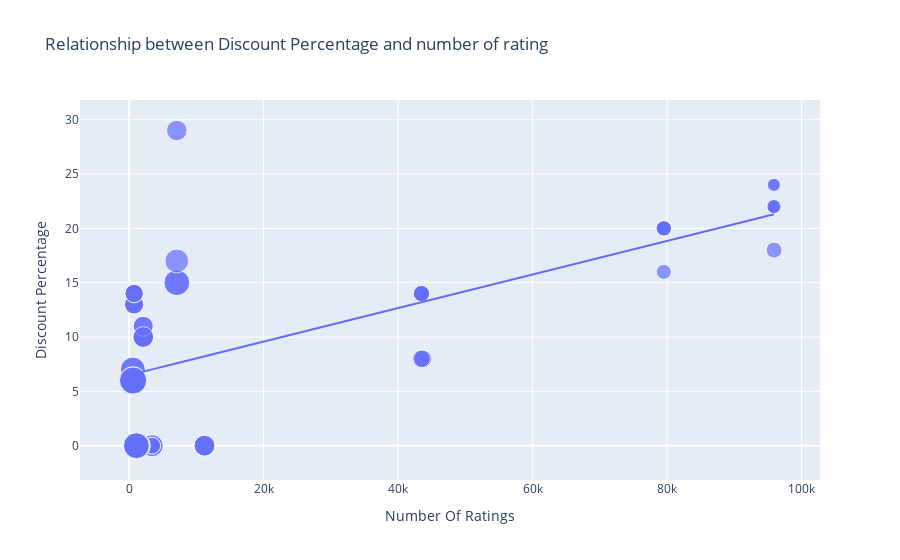

Notebook source saved alongside this figure:
### Code cell
iphones = highest_rated['Product Name'].value_counts()
labels = iphones.index
counts = highest_rated['Number Of Reviews']
figure3  = px.scatter(data_frame=df,x ='Number Of Ratings',y = 'Discount Percentage',size='Sale Price',trendline = 'ols',title="Relationship between Discount Percentage and number of rating")


figure3.show()

### Figure 1 — Plotly figure (JSON) as saved in the notebook; plotly's stock layout.template omitted (floating-point values rounded to 4 significant figures)
{"data": [{"hovertemplate": "Number Of Ratings=%{x}<br>Discount Percentage=%{y}<br>Sale Price=%{marker.size}<extra></extra>", "legendgroup": "", "marker": {"color": "#636efa", "size": [49900, 84900, 84900, 77000, 77000, 49900, 49900, 77000, 89900, 41999, 39999, 41999, 41999, 41999, 131900, 117100, 131900, 117100, 74999, 117900, 117100, 117900, 99900, 44999, 140900, 130900, 64900, 120900, 59900, 75900, 110900, 130900, 120900, 64900, 64900, 75900, 75900, 120900, 59900, 120900, 75900, 140900, 70900, 70900, 75900, 59900, 110900, 120900, 130900, 130900, 54999, 54999, 29999, 34999, 34999, 34999, 54999, 29999, 46999, 46999, 46999, 46999], "sizemode": "area", "sizeref": 352.2, "symbol": "circle"}, "mode": "markers", "name": "", "orientation": "v", "showlegend": false, "type": "scatter", "x": [3431, 3431, 3431, 11202, 11202, 3431, 3431, 11202, 1454, 79512, 79512, 79582, 79512, 79512, 1078, 1078, 1078, 1078, 7088, 7088, 1078, 7088, 7081, 95909, 542, 580, 740, 545, 740, 2101, 545, 580, 580, 730, 730, 2101, 2101, 580, 740, 580, 2092, 545, 2101, 2092, 2101, 740, 545, 580, 580, 580, 43707, 43707, 95807, 95909, 95807, 95909, 43470, 95909, 43470, 43470, 43470, 43470], "xaxis": "x", "y": [0, 0, 0, 0, 0, 0, 0, 0, 0, 20, 16, 20, 20, 20, 0, 0, 0, 0, 29, 15, 0, 15, 17, 18, 6, 6, 13, 6, 14, 10, 7, 6, 6, 13, 13, 10, 10, 6, 14, 6, 10, 6, 11, 11, 10, 14, 7, 6, 6, 6, 8, 8, 24, 22, 22, 22, 8, 24, 14, 14, 14, 14], "yaxis": "y"}, {"hovertemplate": "<b>OLS trendline</b><br>Discount Percentage = 0.000154292 * Number Of Ratings + 6.49233<br>R<sup>2</sup>=0.468988<br><br>Number Of Ratings=%{x}<br>Discount Percentage=%{y} <b>(trend)</b><extra></extra>", "legendgroup": "", "marker": {"color": "#636efa", "symbol": "circle"}, "mode": "lines", "name": "", "showlegend": false, "type": "scatter", "x": [542, 545, 545, 545, 545, 580, 580, 580, 580, 580, 580, 580, 580, 730, 730, 740, 740, 740, 740, 1078, 1078, 1078, 1078, 1078, 1454, 2092, 2092, 2101, 2101, 2101, 2101, 2101, 3431, 3431, 3431, 3431, 3431, 7081, 7088, 7088, 7088, 11202, 11202, 11202, 43470, 43470, 43470, 43470, 43470, 43707, 43707, 79512, 79512, 79512, 79512, 79582, 95807, 95807, 95909, 95909, 95909, 95909], "xaxis": "x", "y": [6.576, 6.576, 6.576, 6.576, 6.576, 6.582, 6.582, 6.582, 6.582, 6.582, 6.582, 6.582, 6.582, 6.605, 6.605, 6.607, 6.607, 6.607, 6.607, 6.659, 6.659, 6.659, 6.659, 6.659, 6.717, 6.815, 6.815, 6.816, 6.816, 6.816, 6.816, 6.816, 7.022, 7.022, 7.022, 7.022, 7.022, 7.585, 7.586, 7.586, 7.586, 8.221, 8.221, 8.221, 13.2, 13.2, 13.2, 13.2, 13.2, 13.24, 13.24, 18.76, 18.76, 18.76, 18.76, 18.77, 21.27, 21.27, 21.29, 21.29, 21.29, 21.29], "yaxis": "y"}], "layout": {"legend": {"itemsizing": "constant", "tracegroupgap": 0}, "title": {"text": "Relationship between Discount Percentage and number of rating"}, "xaxis": {"anchor": "y", "domain": [0, 1], "title": {"text": "Number Of Ratings"}}, "yaxis": {"anchor": "x", "domain": [0, 1], "title": {"text": "Discount Percentage"}}}}
